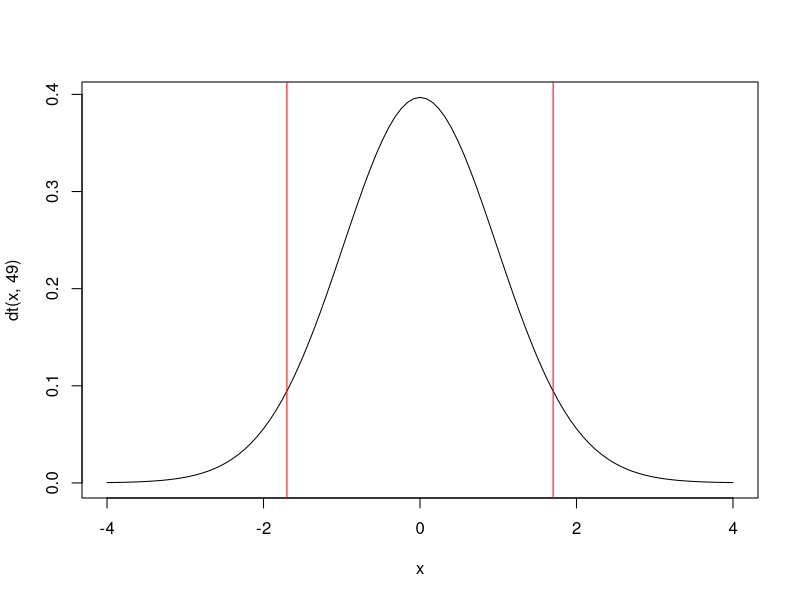

Generate this figure with R:
t.obs <- -1.7012
ci <- c(0.7998512, 1.1249405)

#A
curve(dt(x, 49), from=-4, to=4)
abline(v=c(t.obs, -t.obs), col="red")

#B
pt(t.obs, 49)

#C
1 - pt(t.obs, 49)

#D
mean(ci)

#E
ci[1] <= 1.23 & 1.23 <= ci[2]
